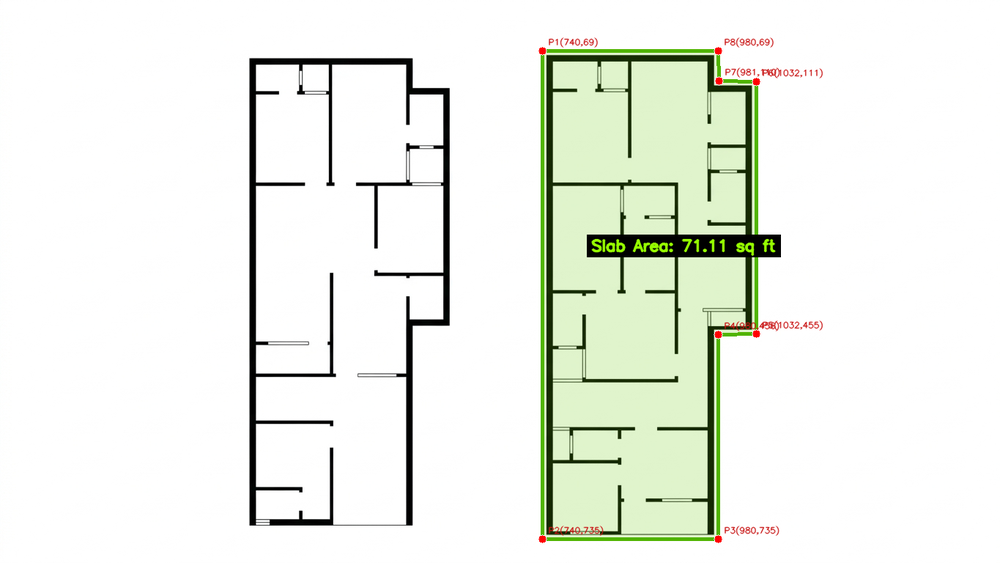
#> input picture process/boundary_output.png, 1000 x 563 px, shrunk from 1365 x 768 before the run
$ python carpet-boundry.py --image boundary_output.png
#> lines starting #> are read from the running program, lines starting #| are printed output that depends on the picture; after the words box and inside, x2 and y2 are one past the last pixel; in counts of white or black regions, pixels touching at a corner belong together
"""
House Outer Boundary Detector
==============================
Extracts the single outer boundary (slab outline) of a house floor plan.
- White background, black walls
- Returns pixel coordinates of the outermost polygon
- Includes balconies as part of the outer boundary

Requirements:
    pip install opencv-python numpy matplotlib

Usage:
    python outer_boundary_detector.py --image floorplan.png --scale 50 --unit sqft

Arguments:
    --image   : Path to floor plan image
    --scale   : Pixels per 1 real-world unit (e.g. 50 = 50 pixels = 1 foot)
    --unit    : 'sqft' or 'sqm'
    --output  : Save annotated image (default: boundary_output.png)
    --show    : Show result in window
    --simplify: Simplify contour points (0.001 to 0.01, default 0.002)
"""

import cv2
import numpy as np
import argparse
import json
import sys


# ─── CORE FUNCTIONS ──────────────────────────────────────────────────────────

def load_image(path: str):
    img = cv2.imread(path)
    if img is None:
        raise FileNotFoundError(f"Could not load image: {path}")
    print(f"✅ Image loaded: {img.shape[1]}w x {img.shape[0]}h pixels")
    return img


def get_outer_boundary(img, simplify_epsilon=0.002):
    """
    Extract the single outermost boundary of the house.

    Strategy:
    1. Convert to grayscale + threshold → binary (walls = white)
    2. Dilate to close small wall gaps
    3. Flood fill from image border → isolates house as solid shape
    4. Find the largest external contour = outer boundary
    5. Simplify contour to clean corner points
    """

    h, w = img.shape[:2]

    # Step 1: Threshold — black walls become white, white bg becomes black
    gray = cv2.cvtColor(img, cv2.COLOR_BGR2GRAY)
    _, binary = cv2.threshold(gray, 200, 255, cv2.THRESH_BINARY_INV)

    # Step 2: Dilate to close gaps in walls
    kernel = np.ones((5, 5), np.uint8)
    dilated = cv2.dilate(binary, kernel, iterations=3)

    # Step 3: Flood fill outer background from top-left corner
    # This makes the inside of the house white, outside black
    flood_fill = dilated.copy()
    mask = np.zeros((h + 2, w + 2), np.uint8)
    cv2.floodFill(flood_fill, mask, (0, 0), 255)

    # Invert: house interior = white blob
    house_blob = cv2.bitwise_not(flood_fill)

    # Also combine with original walls so boundary is thick
    combined = cv2.bitwise_or(house_blob, dilated)

    # Step 4: Morphological close to make solid house shape
    kernel_large = np.ones((15, 15), np.uint8)
    solid_house = cv2.morphologyEx(combined, cv2.MORPH_CLOSE, kernel_large)

    # Fill any holes inside
    contours_temp, _ = cv2.findContours(solid_house, cv2.RETR_EXTERNAL, cv2.CHAIN_APPROX_SIMPLE)
    if not contours_temp:
        raise ValueError("No house shape detected. Check image contrast.")

    # Draw filled solid house
    filled = np.zeros_like(solid_house)
    largest = max(contours_temp, key=cv2.contourArea)
    cv2.drawContours(filled, [largest], -1, 255, -1)

    # Step 5: Find final clean outer contour
    contours, _ = cv2.findContours(filled, cv2.RETR_EXTERNAL, cv2.CHAIN_APPROX_SIMPLE)
    outer = max(contours, key=cv2.contourArea)

    # Step 6: Simplify contour
    perimeter = cv2.arcLength(outer, True)
    epsilon = simplify_epsilon * perimeter
    simplified = cv2.approxPolyDP(outer, epsilon, True)

    coords = simplified.reshape(-1, 2).tolist()
    area_px = cv2.contourArea(outer)

    print(f"✅ Outer boundary found: {len(coords)} corner points")
    print(f"✅ Area in pixels: {int(area_px):,} px²")

    return coords, int(area_px), filled, outer


def pixels_to_real(area_px, scale_px_per_unit, unit):
    """Convert pixel² area to real-world area."""
    area_real = area_px / (scale_px_per_unit ** 2)
    unit_label = "sq ft" if unit == "sqft" else "sq m"
    return round(area_real, 2), unit_label


def annotate_image(img, coords, area_px, scale, unit):
    """Draw the outer boundary on the image with coordinates."""
    annotated = img.copy()
    overlay = img.copy()
    h, w = img.shape[:2]

    pts = np.array(coords, dtype=np.int32)

    # Fill house area with green tint
    cv2.fillPoly(overlay, [pts], (0, 200, 100))
    cv2.addWeighted(overlay, 0.2, annotated, 0.8, 0, annotated)

    # Draw outer boundary line
    cv2.polylines(annotated, [pts], True, (0, 180, 80), 3)

    # Draw corner points and coordinates
    for i, (x, y) in enumerate(coords):
        cv2.circle(annotated, (x, y), 5, (0, 0, 255), -1)          # red dot
        cv2.circle(annotated, (x, y), 6, (255, 255, 255), 1)        # white ring

        label = f"P{i+1}({x},{y})"
        # Smart label placement to avoid edges
        lx = x + 8 if x < w - 120 else x - 120
        ly = y - 8 if y > 20 else y + 18
        cv2.putText(annotated, label, (lx, ly),
                    cv2.FONT_HERSHEY_SIMPLEX, 0.38, (20, 20, 200), 1, cv2.LINE_AA)

    # Slab area label in center
    real_area, unit_label = pixels_to_real(area_px, scale, unit)
    cx = int(np.mean([p[0] for p in coords]))
    cy = int(np.mean([p[1] for p in coords]))
    text = f"Slab Area: {real_area} {unit_label}"
    (tw, th), _ = cv2.getTextSize(text, cv2.FONT_HERSHEY_SIMPLEX, 0.7, 2)
    cv2.rectangle(annotated, (cx - tw//2 - 6, cy - th - 6), (cx + tw//2 + 6, cy + 8), (0,0,0), -1)
    cv2.putText(annotated, text, (cx - tw//2, cy),
                cv2.FONT_HERSHEY_SIMPLEX, 0.7, (0, 255, 150), 2, cv2.LINE_AA)

    return annotated, real_area, unit_label


def print_results(coords, area_px, real_area, unit_label):
    print("\n" + "=" * 55)
    print(f"{'HOUSE OUTER BOUNDARY — SLAB AREA REPORT':^55}")
    print("=" * 55)
    print(f"\n  Total corner points : {len(coords)}")
    print(f"  Area (pixels²)      : {area_px:,} px²")
    print(f"  Slab Area           : {real_area} {unit_label}")
    print(f"\n{'─'*55}")
    print(f"  {'Point':<8} {'X (px)':>10} {'Y (px)':>10}")
    print(f"{'─'*55}")
    for i, (x, y) in enumerate(coords):
        print(f"  P{i+1:<7} {x:>10} {y:>10}")
    print("=" * 55)


def save_json(coords, area_px, real_area, unit_label, output_path):
    data = {
        "total_points": len(coords),
        "area_pixels_sq": area_px,
        f"slab_area_{unit_label.replace(' ', '_')}": real_area,
        "outer_boundary_coordinates_px": [
            {"point": f"P{i+1}", "x": x, "y": y}
            for i, (x, y) in enumerate(coords)
        ]
    }
    json_path = output_path.rsplit(".", 1)[0] + ".json"
    with open(json_path, "w") as f:
        json.dump(data, f, indent=2)
    print(f"\n💾 JSON saved: {json_path}")


# ─── MAIN ────────────────────────────────────────────────────────────────────

def main():
    parser = argparse.ArgumentParser(description="House Outer Boundary & Slab Area Detector")
    parser.add_argument("--image",    required=True,  help="Floor plan image path")
    parser.add_argument("--scale",    type=float, default=100,
                        help="Pixels per 1 real unit (e.g. 50 = 50px = 1 foot). Default: 100")
    parser.add_argument("--unit",     choices=["sqft", "sqm"], default="sqft")
    parser.add_argument("--output",   default="boundary_output.png")
    parser.add_argument("--simplify", type=float, default=0.002,
                        help="Contour simplification factor (0.001=detailed, 0.01=rough). Default: 0.002")
    parser.add_argument("--show",     action="store_true")
    args = parser.parse_args()

    img = load_image(args.image)
#> in load_image, img is the input picture: shape (563, 1000, 3); mean B, G, R 232.8, 241, 237.3
#| ✅ Image loaded: 1000w x 563h pixels
    coords, area_px, _, _ = get_outer_boundary(img, simplify_epsilon=args.simplify)
#> in get_outer_boundary, `_, binary = cv2.threshold(gray, 200, 255, cv2.THRESH_BINARY_INV)`:
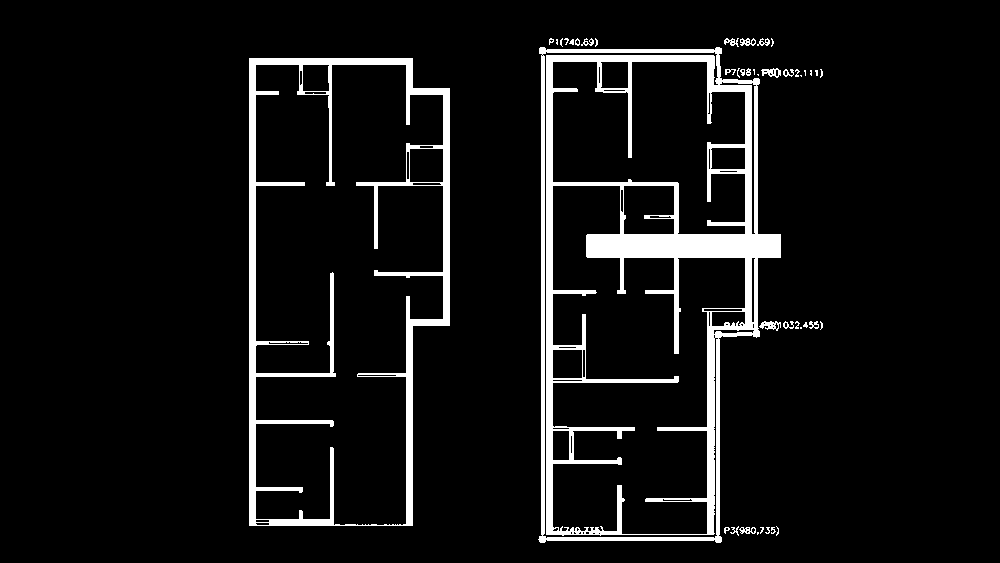
#> binary: shape (563, 1000); 6.9% white; 43 white regions (21 under 20 px), largest, box (x1, y1, x2, y2) and area: (538, 47, 781, 543) 24993, (249, 58, 450, 526) 12748, (759, 321, 781, 331) 123
#> in get_outer_boundary, `dilated = cv2.dilate(binary, kernel, iterations=3)`: dilated: shape (563, 1000); 19.6% white; 2 white regions, box (x1, y1, x2, y2) and area: (532, 32, 829, 549) 68788, (243, 52, 456, 532) 41736
#> in get_outer_boundary, `cv2.floodFill(flood_fill, mask, (0, 0), 255)`:
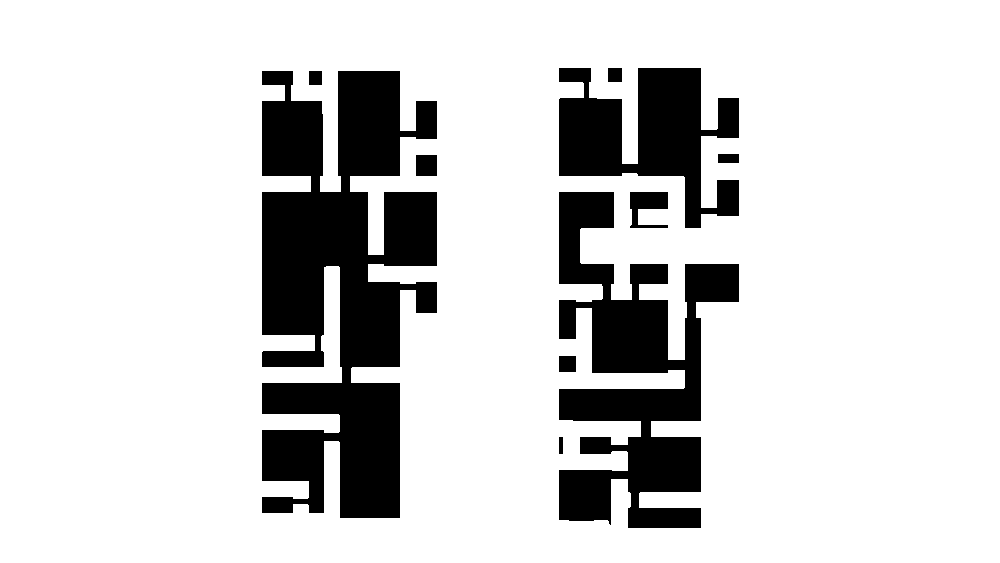
#> flood_fill: shape (563, 1000); 82.8% white; 10 black regions, largest, box (x1, y1, x2, y2) and area: (262, 71, 437, 518) 51371, (559, 192, 739, 528) 28350, (559, 68, 739, 228) 15032
#> in get_outer_boundary, `combined = cv2.bitwise_or(house_blob, dilated)`:
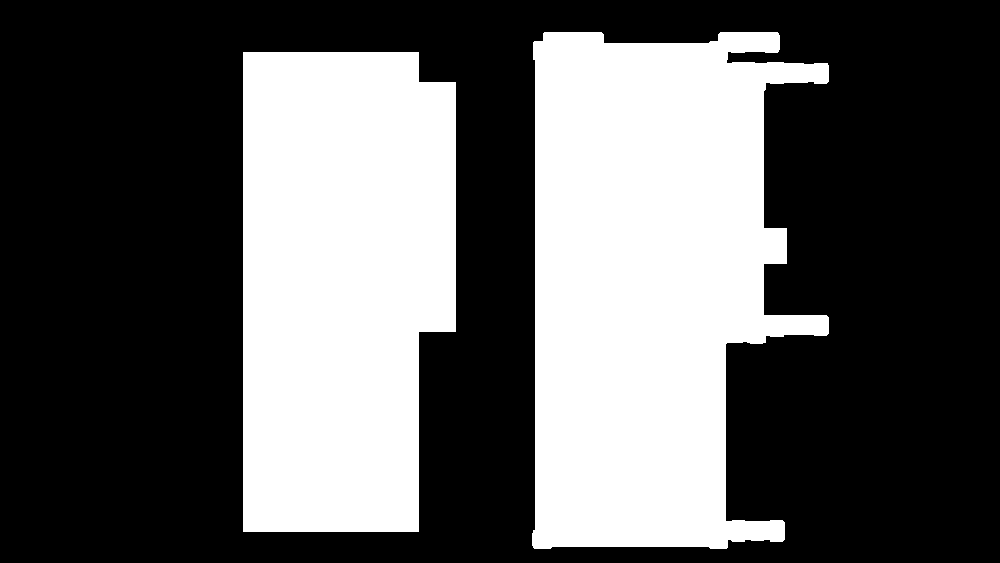
#> combined: shape (563, 1000); 36.9% white; 2 white regions, box (x1, y1, x2, y2) and area: (532, 32, 829, 549) 113750, (243, 52, 456, 532) 93730
#> in get_outer_boundary, `solid_house = cv2.morphologyEx(combined, cv2.MORPH_CLOSE, kernel_large)`: solid_house: shape (563, 1000); 37% white; 2 white regions
#> in get_outer_boundary, `contours_temp, _ = cv2.findContours(solid_house, cv2.RETR_EXTERNAL, cv..`: contours_temp = 2 contours; box (x1, y1, x2, y2) and area: (532, 32, 829, 549) 113366, (243, 52, 456, 532) 93039
#> in get_outer_boundary, `largest = max(contours_temp, key=cv2.contourArea)`: largest = contour of 97 points, box (x1, y1, x2, y2) (532, 32, 829, 549), area 113366
#> in get_outer_boundary, `cv2.drawContours(filled, [largest], -1, 255, -1)`:
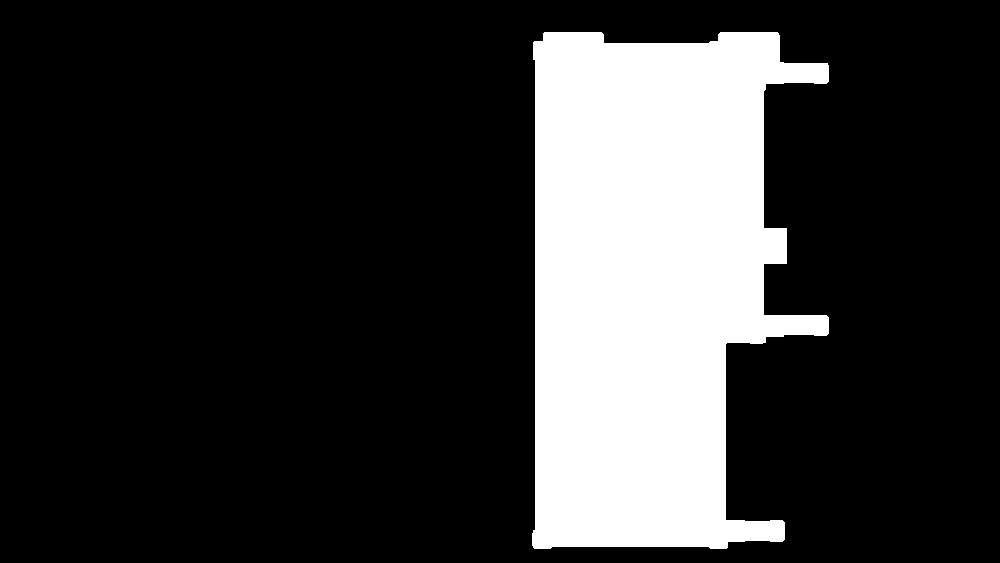
#> filled: shape (563, 1000); 20.3% white; 1 white region
#> in get_outer_boundary, `contours, _ = cv2.findContours(filled, cv2.RETR_EXTERNAL, cv2.CHAIN_AP..`: contours = 1 contour; box (x1, y1, x2, y2) and area: (532, 32, 829, 549) 113366
#> in get_outer_boundary, `outer = max(contours, key=cv2.contourArea)`: outer has the same summary as largest
#> in get_outer_boundary, `perimeter = cv2.arcLength(outer, True)`: perimeter = 1924.6
#> in get_outer_boundary, `epsilon = simplify_epsilon * perimeter`: epsilon = 3.85
#> in get_outer_boundary, `simplified = cv2.approxPolyDP(outer, epsilon, True)`: simplified = contour of 27 points, box (x1, y1, x2, y2) (532, 32, 829, 549), area 114788
#> in get_outer_boundary, `coords = simplified.reshape(-1, 2).tolist()`: coords = 27 pairs, first value 532 to 828, second value 32 to 548
#> in get_outer_boundary, `area_px = cv2.contourArea(outer)`: area_px = 113365.5
#| ✅ Outer boundary found: 27 corner points
#| ✅ Area in pixels: 113,365 px²
#> area_px = 113365
    annotated, real_area, unit_label = annotate_image(img, coords, area_px, args.scale, args.unit)
#> in annotate_image, `pts = np.array(coords, dtype=np.int32)`: pts has the same summary as coords in get_outer_boundary
#> in annotate_image, `cv2.polylines(annotated, [pts], True, (0, 180, 80), 3)`:
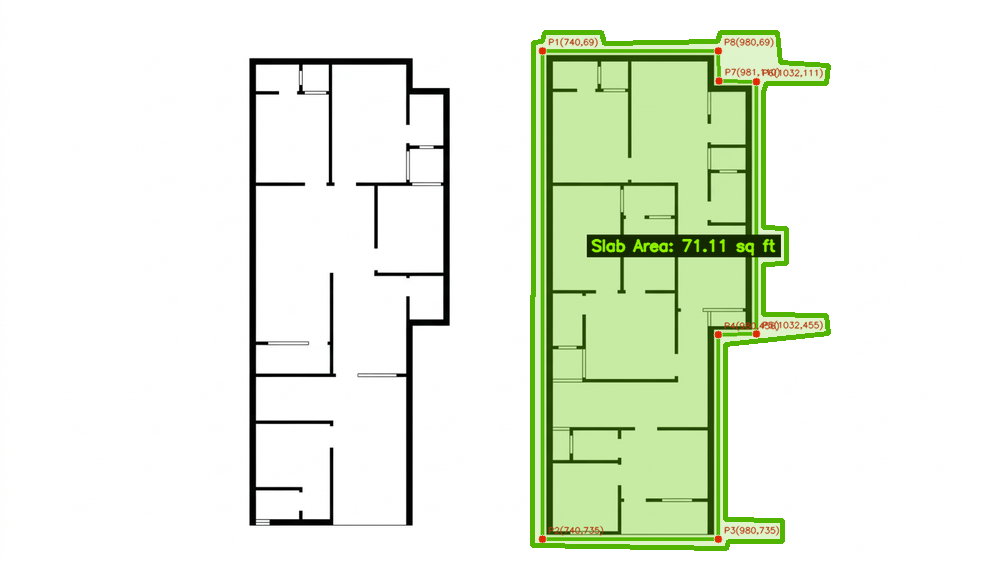
#> annotated: shape (563, 1000, 3); mean B, G, R 222, 239.3, 230.8
#> the loop in annotate_image, `for i, (x, y) in enumerate(coords):` made 27 passes
#> (x, y, label, lx, ly) on passes 10 to 21: (725, 344, 'P10(725,344)', 733, 336), (828, 333, 'P11(828,333)', 836, 325), (826, 315, 'P12(826,315)', 834, 307), (763, 314, 'P13(763,314)', 771, 306), (763, 264, 'P14(763,264)', 771, 256), (786, 263, 'P15(786,263)', 794, 255), (786, 228, 'P16(786,228)', 794, 220), (763, 227, 'P17(763,227)', 771, 219), (763, 91, 'P18(763,91)', 771, 83), (766, 83, 'P19(766,83)', 774, 75), (826, 83, 'P20(826,83)', 834, 75), (828, 65, 'P21(828,65)', 836, 57)
#> (x, y, lx, ly) on passes 1 to 6: (544, 32, 552, 24), (542, 41, 550, 33), (533, 42, 541, 34), (532, 545, 540, 537), (726, 548, 734, 540), (728, 541, 736, 533)
#> after the loop in annotate_image, `for i, (x, y) in enumerate(coords):`:
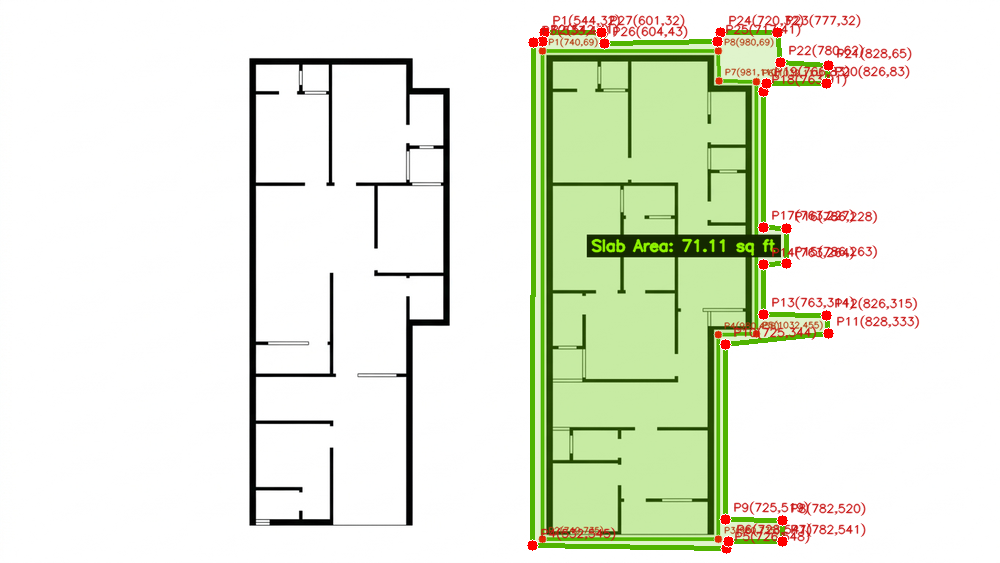
#> annotated: shape (563, 1000, 3); 2.78% of pixels changed, all inside (x1, y1, x2, y2) = (527, 14, 920, 554)
#> in pixels_to_real, `area_real = area_px / (scale_px_per_unit ** 2)`: area_real = 11.34
#> in annotate_image, `real_area, unit_label = pixels_to_real(area_px, scale, unit)`: unit_label = 'sq ft'
#> in annotate_image, `cx = int(np.mean([p[0] for p in coords]))`: cx = 722
#> in annotate_image, `cy = int(np.mean([p[1] for p in coords]))`: cy = 228
#> in annotate_image, `text = f"Slab Area: {real_area} {unit_label}"`: text = 'Slab Area: 11.34 sq ft'
#> in annotate_image, `(tw, th), _ = cv2.getTextSize(text, cv2.FONT_HERSHEY_SIMPLEX, 0.7, 2)`: tw = 253; th = 16
#> in annotate_image, `cv2.putText(annotated, text, (cx - tw//2, cy), cv2.FONT_HERSHEY_SIMPLE..`:
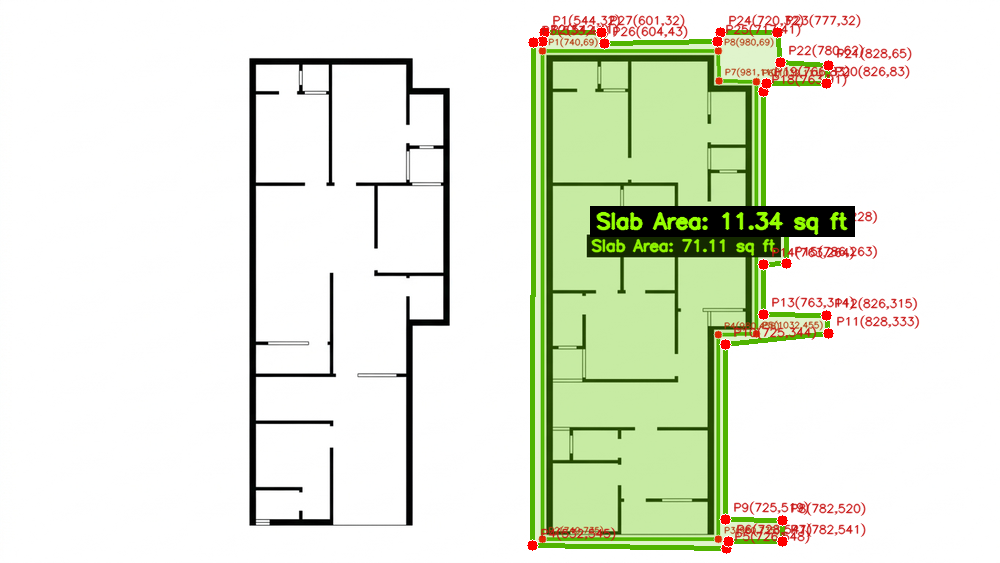
#> annotated: shape (563, 1000, 3); mean B, G, R 217.3, 234.1, 228.6
#> real_area = 11.34; unit_label = 'sq ft'

    print_results(coords, area_px, real_area, unit_label)
#|   Total corner points : 27
#|   Area (pixels²)      : 113,365 px²
#|   Slab Area           : 11.34 sq ft
#> the loop in print_results, `for i, (x, y) in enumerate(coords):` made 27 passes
#> (x, y) on passes 1 to 12: (544, 32), (542, 41), (533, 42), (532, 545), (726, 548), (728, 541), (782, 541), (782, 520), (725, 519), (725, 344), (828, 333), (826, 315)
#|   P1              544         32
#|   P2              542         41
#|   P3              533         42
#|   P4              532        545
#|   P5              726        548
#|   P6              728        541
#|   P7              782        541
#|   P8              782        520
#> (further printed lines are left out)

    cv2.imwrite(args.output, annotated)
    print(f"\n🖼️  Annotated image saved: {args.output}")

    save_json(coords, area_px, real_area, unit_label, args.output)

    if args.show:
        cv2.imshow("Outer Boundary Detection", annotated)
        cv2.waitKey(0)
        cv2.destroyAllWindows()

    print(f"\n✅ Done! Slab area = {real_area} {unit_label}")
#| ✅ Done! Slab area = 11.34 sq ft


if __name__ == "__main__":
    main()


#uv run  carpet-boundry.py --image /home/logicrays/Downloads/myfst.png --scale 50 --unit sqft --show
